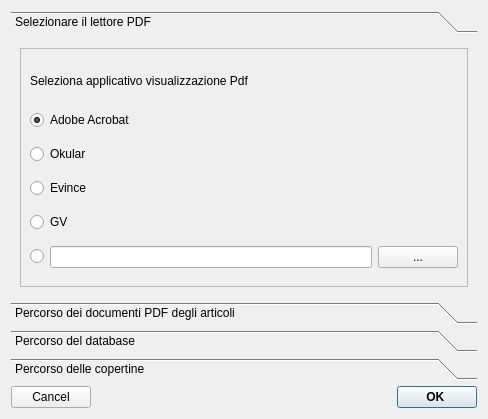
<?xml version="1.0" encoding="UTF-8"?>
<ui version="4.0">
 <class>Configura</class>
 <widget class="QDialog" name="Configura">
  <property name="geometry">
   <rect>
    <x>0</x>
    <y>0</y>
    <width>488</width>
    <height>419</height>
   </rect>
  </property>
  <property name="windowTitle">
   <string>Configurazione</string>
  </property>
  <property name="windowIcon">
   <iconset resource="icons.qrc">
    <normaloff>:/icons/icons/24x24/apps/lescienze500.png</normaloff>:/icons/icons/24x24/apps/lescienze500.png</iconset>
  </property>
  <property name="locale">
   <locale language="Italian" country="Italy"/>
  </property>
  <layout class="QGridLayout" name="gridLayout">
   <item row="2" column="0" colspan="3">
    <widget class="QToolBox" name="toolBox">
     <property name="frameShape">
      <enum>QFrame::NoFrame</enum>
     </property>
     <property name="frameShadow">
      <enum>QFrame::Sunken</enum>
     </property>
     <property name="lineWidth">
      <number>2</number>
     </property>
     <property name="midLineWidth">
      <number>1</number>
     </property>
     <property name="currentIndex">
      <number>0</number>
     </property>
     <widget class="QWidget" name="lettore_pdf">
      <property name="geometry">
       <rect>
        <x>0</x>
        <y>0</y>
        <width>470</width>
        <height>261</height>
       </rect>
      </property>
      <attribute name="icon">
       <iconset resource="crystal.qrc">
        <normaloff>:/icons/crystal/1rightarrow-256.png</normaloff>:/icons/crystal/1rightarrow-256.png</iconset>
      </attribute>
      <attribute name="label">
       <string>Selezionare il lettore PDF</string>
      </attribute>
      <layout class="QVBoxLayout" name="verticalLayout">
       <item>
        <widget class="QFrame" name="frame">
         <property name="enabled">
          <bool>true</bool>
         </property>
         <property name="frameShape">
          <enum>QFrame::StyledPanel</enum>
         </property>
         <property name="frameShadow">
          <enum>QFrame::Raised</enum>
         </property>
         <layout class="QGridLayout" name="gridLayout_5">
          <item row="0" column="0" colspan="3">
           <widget class="QLabel" name="label">
            <property name="maximumSize">
             <size>
              <width>16777215</width>
              <height>30</height>
             </size>
            </property>
            <property name="text">
             <string>Seleziona applicativo visualizzazione Pdf</string>
            </property>
           </widget>
          </item>
          <item row="1" column="0" colspan="2">
           <widget class="QRadioButton" name="SelectAdobeAcrobat">
            <property name="text">
             <string>Adobe Acrobat</string>
            </property>
            <property name="checked">
             <bool>true</bool>
            </property>
           </widget>
          </item>
          <item row="2" column="0" colspan="2">
           <widget class="QRadioButton" name="SelectOkular">
            <property name="text">
             <string>Okular</string>
            </property>
           </widget>
          </item>
          <item row="3" column="0" colspan="2">
           <widget class="QRadioButton" name="SelectEvice">
            <property name="text">
             <string>Evince</string>
            </property>
           </widget>
          </item>
          <item row="4" column="0" colspan="2">
           <widget class="QRadioButton" name="SelectGV">
            <property name="text">
             <string>GV</string>
            </property>
           </widget>
          </item>
          <item row="5" column="0">
           <widget class="QRadioButton" name="SelectAnyPDFappl">
            <property name="text">
             <string/>
            </property>
           </widget>
          </item>
          <item row="5" column="1">
           <widget class="QLineEdit" name="PdfApplPath"/>
          </item>
          <item row="5" column="2">
           <widget class="QPushButton" name="SearchPdfAppl">
            <property name="text">
             <string>...</string>
            </property>
           </widget>
          </item>
         </layout>
        </widget>
       </item>
      </layout>
     </widget>
     <widget class="QWidget" name="articoli_pdf">
      <property name="geometry">
       <rect>
        <x>0</x>
        <y>0</y>
        <width>470</width>
        <height>261</height>
       </rect>
      </property>
      <attribute name="icon">
       <iconset resource="crystal.qrc">
        <normaloff>:/icons/crystal/1rightarrow-256.png</normaloff>:/icons/crystal/1rightarrow-256.png</iconset>
      </attribute>
      <attribute name="label">
       <string>Percorso dei documenti PDF degli articoli</string>
      </attribute>
      <layout class="QVBoxLayout" name="verticalLayout_2">
       <item>
        <widget class="QLabel" name="label_2">
         <property name="maximumSize">
          <size>
           <width>16777215</width>
           <height>40</height>
          </size>
         </property>
         <property name="text">
          <string>Selezione la sorgente degli articoli</string>
         </property>
        </widget>
       </item>
       <item>
        <widget class="QRadioButton" name="radioSelectHD">
         <property name="text">
          <string> Disco rigido</string>
         </property>
         <property name="checked">
          <bool>true</bool>
         </property>
        </widget>
       </item>
       <item>
        <widget class="QFrame" name="frameSelectDirectory">
         <property name="enabled">
          <bool>true</bool>
         </property>
         <property name="maximumSize">
          <size>
           <width>16777215</width>
           <height>120</height>
          </size>
         </property>
         <property name="frameShape">
          <enum>QFrame::StyledPanel</enum>
         </property>
         <property name="frameShadow">
          <enum>QFrame::Raised</enum>
         </property>
         <layout class="QGridLayout" name="gridLayout_2">
          <item row="0" column="0">
           <widget class="QLabel" name="label_3">
            <property name="text">
             <string>Directory degli articoli</string>
            </property>
           </widget>
          </item>
          <item row="1" column="0">
           <widget class="QLineEdit" name="Path1"/>
          </item>
          <item row="1" column="1">
           <widget class="QPushButton" name="SearchPDFPath1">
            <property name="text">
             <string>...</string>
            </property>
           </widget>
          </item>
          <item row="2" column="0">
           <widget class="QLineEdit" name="Path2"/>
          </item>
          <item row="2" column="1">
           <widget class="QPushButton" name="SearchPDFPath2">
            <property name="text">
             <string>...</string>
            </property>
           </widget>
          </item>
         </layout>
        </widget>
       </item>
       <item>
        <widget class="QRadioButton" name="radioSelectDVD">
         <property name="enabled">
          <bool>true</bool>
         </property>
         <property name="text">
          <string>DVD</string>
         </property>
         <property name="checkable">
          <bool>true</bool>
         </property>
         <property name="checked">
          <bool>false</bool>
         </property>
         <property name="autoRepeat">
          <bool>false</bool>
         </property>
        </widget>
       </item>
      </layout>
     </widget>
     <widget class="QWidget" name="percorso_db">
      <property name="geometry">
       <rect>
        <x>0</x>
        <y>0</y>
        <width>93</width>
        <height>160</height>
       </rect>
      </property>
      <attribute name="icon">
       <iconset resource="crystal.qrc">
        <normaloff>:/icons/crystal/1rightarrow-256.png</normaloff>:/icons/crystal/1rightarrow-256.png</iconset>
      </attribute>
      <attribute name="label">
       <string>Percorso del database</string>
      </attribute>
      <layout class="QVBoxLayout" name="verticalLayout_3">
       <item>
        <spacer name="verticalSpacer">
         <property name="orientation">
          <enum>Qt::Vertical</enum>
         </property>
         <property name="sizeHint" stdset="0">
          <size>
           <width>20</width>
           <height>40</height>
          </size>
         </property>
        </spacer>
       </item>
       <item>
        <widget class="QFrame" name="frame_3">
         <property name="minimumSize">
          <size>
           <width>0</width>
           <height>70</height>
          </size>
         </property>
         <property name="maximumSize">
          <size>
           <width>16777215</width>
           <height>70</height>
          </size>
         </property>
         <property name="frameShape">
          <enum>QFrame::StyledPanel</enum>
         </property>
         <property name="frameShadow">
          <enum>QFrame::Raised</enum>
         </property>
         <widget class="QLabel" name="label_5">
          <property name="geometry">
           <rect>
            <x>10</x>
            <y>30</y>
            <width>241</width>
            <height>16</height>
           </rect>
          </property>
          <property name="text">
           <string>LeScienze.db</string>
          </property>
         </widget>
         <widget class="QLabel" name="label_4">
          <property name="geometry">
           <rect>
            <x>10</x>
            <y>10</y>
            <width>281</width>
            <height>16</height>
           </rect>
          </property>
          <property name="lineWidth">
           <number>1</number>
          </property>
          <property name="text">
           <string>Selezione la posizione del data base:</string>
          </property>
         </widget>
        </widget>
       </item>
       <item>
        <widget class="QFrame" name="frame_4">
         <property name="minimumSize">
          <size>
           <width>0</width>
           <height>70</height>
          </size>
         </property>
         <property name="maximumSize">
          <size>
           <width>16777215</width>
           <height>70</height>
          </size>
         </property>
         <property name="frameShape">
          <enum>QFrame::StyledPanel</enum>
         </property>
         <property name="frameShadow">
          <enum>QFrame::Raised</enum>
         </property>
         <layout class="QGridLayout" name="gridLayout_3">
          <item row="0" column="0">
           <widget class="QLineEdit" name="DBPath"/>
          </item>
          <item row="0" column="1">
           <widget class="QPushButton" name="SearchDBPath">
            <property name="text">
             <string>...</string>
            </property>
           </widget>
          </item>
         </layout>
        </widget>
       </item>
       <item>
        <spacer name="verticalSpacer_2">
         <property name="orientation">
          <enum>Qt::Vertical</enum>
         </property>
         <property name="sizeHint" stdset="0">
          <size>
           <width>20</width>
           <height>40</height>
          </size>
         </property>
        </spacer>
       </item>
      </layout>
     </widget>
     <widget class="QWidget" name="percorso_copertine">
      <property name="geometry">
       <rect>
        <x>0</x>
        <y>0</y>
        <width>470</width>
        <height>261</height>
       </rect>
      </property>
      <attribute name="icon">
       <iconset resource="crystal.qrc">
        <normaloff>:/icons/crystal/1rightarrow-256.png</normaloff>:/icons/crystal/1rightarrow-256.png</iconset>
      </attribute>
      <attribute name="label">
       <string>Percorso delle copertine</string>
      </attribute>
      <layout class="QVBoxLayout" name="verticalLayout_4">
       <item>
        <spacer name="verticalSpacer_3">
         <property name="orientation">
          <enum>Qt::Vertical</enum>
         </property>
         <property name="sizeHint" stdset="0">
          <size>
           <width>20</width>
           <height>40</height>
          </size>
         </property>
        </spacer>
       </item>
       <item>
        <widget class="QLabel" name="label_6">
         <property name="minimumSize">
          <size>
           <width>0</width>
           <height>70</height>
          </size>
         </property>
         <property name="text">
          <string>Seleziona il percorso delle copertine:</string>
         </property>
        </widget>
       </item>
       <item>
        <widget class="QFrame" name="frame_5">
         <property name="minimumSize">
          <size>
           <width>0</width>
           <height>80</height>
          </size>
         </property>
         <property name="frameShape">
          <enum>QFrame::StyledPanel</enum>
         </property>
         <property name="frameShadow">
          <enum>QFrame::Raised</enum>
         </property>
         <layout class="QGridLayout" name="gridLayout_4">
          <item row="0" column="0">
           <widget class="QLineEdit" name="CopertinePath"/>
          </item>
          <item row="0" column="1">
           <widget class="QPushButton" name="SearchCopertinePath">
            <property name="text">
             <string>...</string>
            </property>
           </widget>
          </item>
         </layout>
        </widget>
       </item>
       <item>
        <spacer name="verticalSpacer_4">
         <property name="orientation">
          <enum>Qt::Vertical</enum>
         </property>
         <property name="sizeHint" stdset="0">
          <size>
           <width>20</width>
           <height>40</height>
          </size>
         </property>
        </spacer>
       </item>
      </layout>
     </widget>
    </widget>
   </item>
   <item row="3" column="0">
    <widget class="QPushButton" name="Cancel">
     <property name="text">
      <string>Cancel</string>
     </property>
    </widget>
   </item>
   <item row="3" column="2">
    <widget class="QPushButton" name="Ok">
     <property name="font">
      <font>
       <weight>75</weight>
       <bold>true</bold>
      </font>
     </property>
     <property name="text">
      <string>       OK        </string>
     </property>
     <property name="checkable">
      <bool>false</bool>
     </property>
     <property name="default">
      <bool>true</bool>
     </property>
    </widget>
   </item>
   <item row="3" column="1">
    <spacer name="horizontalSpacer">
     <property name="orientation">
      <enum>Qt::Horizontal</enum>
     </property>
     <property name="sizeHint" stdset="0">
      <size>
       <width>40</width>
       <height>20</height>
      </size>
     </property>
    </spacer>
   </item>
  </layout>
 </widget>
 <resources>
  <include location="crystal.qrc"/>
  <include location="icons.qrc"/>
 </resources>
 <connections/>
</ui>
